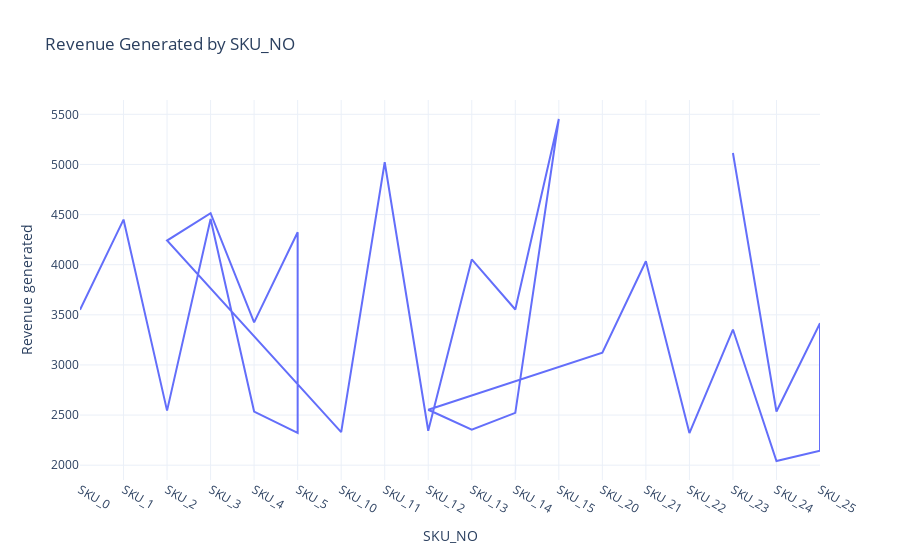

The notebook cell saved with this chart:
### Code cell
revenue_chart1  =  pxx.line(information, x = 'SKU_NO',   
                        y = 'Revenue generated',   
                        title = 'Revenue Generated by SKU_NO')  
revenue_chart1.show()

### Figure 1 — Plotly figure (JSON) as saved in the notebook; plotly's stock layout.template omitted (floating-point values rounded to 4 significant figures)
{"data": [{"hovertemplate": "SKU_NO=%{x}<br>Revenue generated=%{y}<extra></extra>", "legendgroup": "", "line": {"color": "#636efa", "dash": "solid"}, "marker": {"symbol": "circle"}, "mode": "lines", "name": "", "orientation": "v", "showlegend": false, "type": "scatter", "x": ["SKU_0", "SKU_1", "SKU_2", "SKU_3", "SKU_4", "SKU_5", "SKU_5", "SKU_4", "SKU_3", "SKU_2", "SKU_10", "SKU_11", "SKU_12", "SKU_13", "SKU_14", "SKU_15", "SKU_15", "SKU_14", "SKU_13", "SKU_12", "SKU_20", "SKU_21", "SKU_22", "SKU_23", "SKU_24", "SKU_25", "SKU_25", "SKU_24", "SKU_23"], "xaxis": "x", "y": [3551.0, 4450.0, 2544.0, 4455.0, 2536.0, 2323.0, 4323.0, 3425.0, 4514.0, 4241.0, 2330.0, 5022.0, 2343.0, 4052.0, 3554.0, 5442.0, 5453.0, 2522.0, 2355.0, 2553.0, 3123.0, 4034.0, 2320.0, 3353.0, 2042.0, 2144.0, 3415.0, 2535.0, 5114.0], "yaxis": "y"}], "layout": {"autosize": true, "legend": {"tracegroupgap": 0}, "title": {"text": "Revenue Generated by SKU_NO"}, "xaxis": {"anchor": "y", "autorange": true, "domain": [0, 1], "range": [0, 17], "title": {"text": "SKU_NO"}, "type": "category"}, "yaxis": {"anchor": "x", "autorange": true, "domain": [0, 1], "range": [1853.0, 5643.0], "title": {"text": "Revenue generated"}, "type": "linear"}}}
